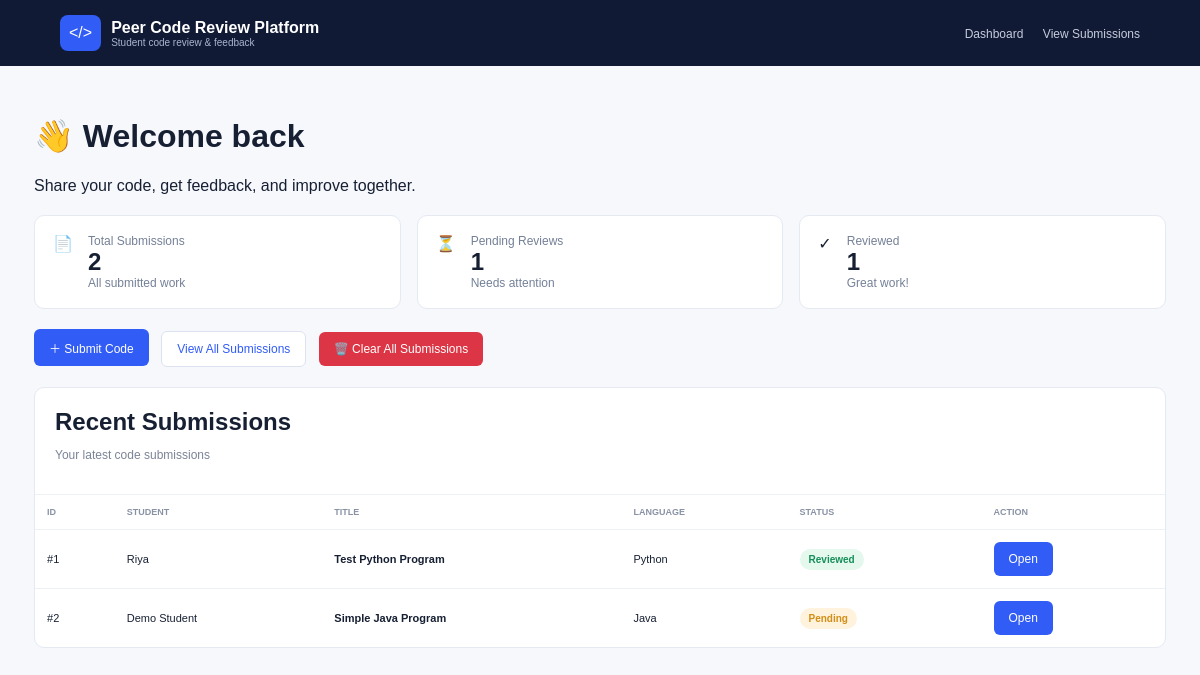
The page / on the database its author committed.
### tables this page shows
CREATE TABLE submissions(
 id INT AUTO_INCREMENT PRIMARY KEY,
 student_name VARCHAR(100) NOT NULL,
 title VARCHAR(200) NOT NULL,
 language VARCHAR(50) NOT NULL,
 code LONGTEXT NOT NULL,
 status ENUM('Pending','In Review','Reviewed') DEFAULT 'Pending',
 created_at TIMESTAMP DEFAULT CURRENT_TIMESTAMP
);

### index.php (the view, shortened to what this page needs)
<?php require "config.php";
$total=$conn->query("SELECT COUNT(*) c FROM submissions")->fetch_assoc()["c"];
$pending=$conn->query("SELECT COUNT(*) c FROM submissions WHERE status='Pending'")->fetch_assoc()["c"];
$reviewed=$conn->query("SELECT COUNT(*) c FROM submissions WHERE status='Reviewed'")->fetch_assoc()["c"];
$r=$conn->query("SELECT * FROM submissions ORDER BY created_at DESC");
?>
<!doctype html>
<html>
    <head>
        <link rel="stylesheet" href="style.css">
    </head>
    <body>
<header class="topbar"><div class="brand">
    <div class="brand-icon">&lt;/&gt;</div>
    <div><b>Peer Code Review Platform</b>
    <span>Student code review & feedback</span>
</div>
</div>
<nav>
    <a href="index.php">Dashboard</a>
    <a href="submissions.php">View Submissions</a>
</nav>
</header>
<main class="page">
    <h1>👋 Welcome back</h1>
    <p>Share your code, get feedback, and improve together.</p>
<div class="stats">
    <div class="stat-card">📄 <div>
        <span>Total Submissions</span>
        <strong><?=$total?></strong>
        <small>All submitted work</small>
    </div>
</div>
<div class="stat-card">⏳ <div>
    <span>Pending Reviews</span>
    <strong><?=$pending?></strong>
    <small>Needs attention</small>
</div>
</div>
<div class="stat-card">✓ <div>
    <span>Reviewed</span>
    <strong><?=$reviewed?></strong>
    <small>Great work!</small>
</div>
</div>
</div>
<div class="quick-actions">
    <a class="btn" href="submit.php">＋ Submit Code</a>
    <a class="btn outline" href="submissions.php">View All Submissions</a>
    <form method="post" style="display:inline;"
          onsubmit="return confirm('Are you sure you want to clear all submissions?');">
        <button type="submit" name="clear_all" class="btn"
                style="background:#dc3545; margin-left:8px;">
            🗑️ Clear All Submissions
        </button>
    </form>
</div>
<section class="panel">
    <div class="panel-head">
        <div>
            <h2>Recent Submissions</h2>
            <p>Your latest code submissions</p>
        </div>
    </div>
    <table>
        <tr>
            <th>ID</th>
            <th>STUDENT</th>
            <th>TITLE</th>
            <th>LANGUAGE</th>
            <th>STATUS</th>
            <th>ACTION</th>
        </tr>
        <?php
         while($x=$r->fetch_assoc()): ?><tr><td>#<?=$x["id"]
         ?>
         </td>
         <td>
            <?=htmlspecialchars($x["student_name"])?></td>
            <td><b><?=htmlspecialchars($x["title"])?></b></td>
            <td><?=htmlspecialchars($x["language"])?></td>
            <td>
                <span class="status <?=str_replace(" ","-",$x["status"])?>"><?=htmlspecialchars($x["status"])?></span>
            </td>
            <td>
                <a class="btn" href="view.php?id=<?=$x["id"]?>">Open</a>
            </td>
        </tr>
        <?php
     endwhile;
     ?>
     </table>
    </section>
</main>
</body>
</html>

### style.css (style rules this page uses)
* { box-sizing:border-box }
body { margin:0;font-family:Arial,sans-serif;background:#f6f8fc;color:#172033 }
.topbar { height:66px;background:#101a35;color:white;display:flex;justify-content:space-between;align-items:center;padding:0 5% }
.brand { display:flex;gap:10px;align-items:center }
.brand-icon { background:#315cf5;border-radius:8px;padding:9px }
.brand span { display:block;color:#aab4cc;font-size:10px }
.topbar a { color:#c5ccdc;text-decoration:none;margin-left:15px;font-size:12px }
.page { max-width:1180px;margin:auto;padding:30px 24px }
.stats { display:grid;grid-template-columns:repeat(3,1fr);gap:16px;margin:20px 0 }
.stat-card,.panel,.comment-card,.meta-card { background:white;border:1px solid #e5e9f1;border-radius:10px }
.stat-card { padding:18px;display:flex;gap:15px }
.stat-card strong { display:block;font-size:24px }
.stat-card span,.stat-card small { color:#748097;font-size:12px;display:block }
.quick-actions { margin:20px 0 }
.btn { display:inline-block;padding:10px 15px;border-radius:6px;text-decoration:none;border:0;background:#315cf5;color:white;font-size:12px;cursor:pointer }
.outline { background:white;color:#315cf5;border:1px solid #dce2f0;margin-left:8px }
.panel { overflow:hidden }
.panel-head { padding:20px;display:flex;justify-content:space-between }
.panel-head h1,.panel-head h2 { margin:0 0 5px }
.panel-head p { color:#7b8497;font-size:12px }
table { width:100%;border-collapse:collapse }
th,td { padding:12px;border-top:1px solid #edf0f5;text-align:left;font-size:11px }
th { color:#8992a5;font-size:9px }
.status { padding:5px 9px;border-radius:20px;font-size:10px;font-weight:bold }
.Pending { background:#fff3dd;color:#d28e16 }
.Reviewed { background:#e5f8ee;color:#168e5a }

### rows shown on the page
submissions: id "1", student_name "Riya", title "Test Python Program", language "Python", status "Reviewed"
submissions: id "2", student_name "Demo Student", title "Simple Java Program", language "Java", status "Pending"

### other values the page prints
$total "2"
$pending "1"
$reviewed "1"
